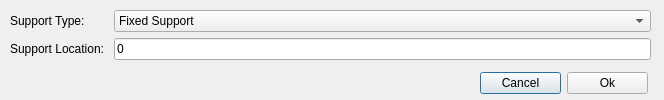
<?xml version="1.0" encoding="UTF-8"?>
<ui version="4.0">
 <class>Dialog</class>
 <widget class="QDialog" name="Dialog">
  <property name="geometry">
   <rect>
    <x>0</x>
    <y>0</y>
    <width>664</width>
    <height>100</height>
   </rect>
  </property>
  <property name="windowTitle">
   <string>Dialog</string>
  </property>
  <widget class="QWidget" name="layoutWidget">
   <property name="geometry">
    <rect>
     <x>480</x>
     <y>70</y>
     <width>168</width>
     <height>27</height>
    </rect>
   </property>
   <layout class="QHBoxLayout" name="horizontalLayout">
    <item>
     <widget class="QPushButton" name="Cancel_button">
      <property name="text">
       <string>Cancel</string>
      </property>
     </widget>
    </item>
    <item>
     <widget class="QPushButton" name="Ok_button">
      <property name="text">
       <string>Ok</string>
      </property>
     </widget>
    </item>
   </layout>
  </widget>
  <widget class="QWidget" name="layoutWidget">
   <property name="geometry">
    <rect>
     <x>10</x>
     <y>10</y>
     <width>641</width>
     <height>58</height>
    </rect>
   </property>
   <layout class="QFormLayout" name="formLayout">
    <item row="0" column="0">
     <widget class="QLabel" name="label_2">
      <property name="text">
       <string>Support Type: </string>
      </property>
     </widget>
    </item>
    <item row="0" column="1">
     <widget class="QComboBox" name="supportTypeComboBox">
      <item>
       <property name="text">
        <string>Fixed Support</string>
       </property>
      </item>
      <item>
       <property name="text">
        <string>Pin Support</string>
       </property>
      </item>
      <item>
       <property name="text">
        <string>Roller Support</string>
       </property>
      </item>
     </widget>
    </item>
    <item row="1" column="0">
     <widget class="QLabel" name="label">
      <property name="text">
       <string>Support Location: </string>
      </property>
     </widget>
    </item>
    <item row="1" column="1">
     <widget class="QLineEdit" name="supportLocationInputField">
      <property name="text">
       <string>0</string>
      </property>
     </widget>
    </item>
   </layout>
  </widget>
 </widget>
 <resources/>
 <connections/>
</ui>
